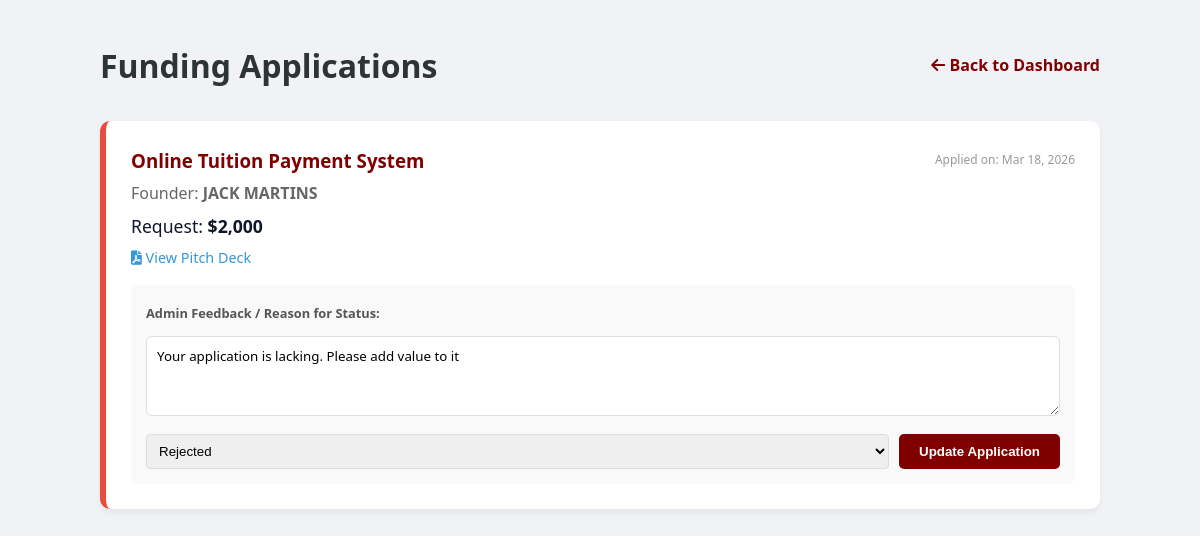
Page /admin_funding.php (signed in) on the committed database.
### tables this page shows
CREATE TABLE `funding_applications` (
  `id` int(11) NOT NULL,
  `innovation_id` int(11) NOT NULL,
  `amount_requested` decimal(10,2) NOT NULL,
  `equity_offered` int(11) DEFAULT 0,
  `pitch_deck_url` varchar(255) DEFAULT NULL,
  `use_of_funds` text DEFAULT NULL,
  `status` enum('Pending','Under Review','Approved','Rejected') DEFAULT 'Pending',
  `applied_at` timestamp NOT NULL DEFAULT current_timestamp(),
  `admin_feedback` text DEFAULT NULL
);

CREATE TABLE `innovations` (
  `id` int(11) NOT NULL,
  `user_id` int(11) NOT NULL,
  `title` varchar(200) NOT NULL,
  `short_description` varchar(255) DEFAULT NULL,
  `long_description` text DEFAULT NULL,
  `industry` varchar(100) DEFAULT NULL,
  `stage` enum('Ideation','MVP','Market Ready','Scaling') DEFAULT 'Ideation',
  `logo_url` varchar(255) DEFAULT 'default_logo.png',
  `is_featured` tinyint(1) DEFAULT 0,
  `status` enum('pending','approved','rejected') DEFAULT 'pending',
  `created_at` timestamp NOT NULL DEFAULT current_timestamp()
);

CREATE TABLE `users` (
  `id` int(11) NOT NULL,
  `full_name` varchar(100) NOT NULL,
  `email` varchar(150) NOT NULL,
  `password_hash` varchar(255) NOT NULL,
  `role` enum('admin','innovator','mentor') DEFAULT 'innovator',
  `created_at` timestamp NOT NULL DEFAULT current_timestamp()
);

### admin_funding.php (the view, shortened to what this page needs)
<?php
include 'db.php';
$apps = $conn->query("SELECT f.*, i.title, u.full_name FROM funding_applications f
                      JOIN innovations i ON f.innovation_id = i.id
                      JOIN users u ON i.user_id = u.id
                      ORDER BY f.applied_at DESC");
?>
<!DOCTYPE html>
<html lang="en">
<head>
    <link rel="stylesheet" href="css/style.css">
    <link rel="stylesheet" href="https://cdnjs.cloudflare.com/ajax/libs/font-awesome/6.0.0/css/all.min.css">
</head>
<body>
    <div class="container">
        <div class="header">
            <h1 style="color: #2d3436;">Funding Applications</h1>
            <a href="admin_dashboard.php" class="btn-back"><i class="fas fa-arrow-left"></i> Back to Dashboard</a>
        </div>
        <?php if ($apps->num_rows > 0): ?>
            <?php while($row = $apps->fetch_assoc()): ?>
                <div class="app-row status-<?php echo $row['status']; ?>">
                    <div class="row-top">
                        <div>
                            <h3 style="margin: 0; color: var(--maroon);"><?php echo $row['title']; ?></h3>
                            <p style="margin: 5px 0; color: #666;">Founder: <strong><?php echo $row['full_name']; ?></strong></p>
                            <p style="font-size: 1.1rem; margin: 5px 0;">Request: <strong>$<?php echo number_format($row['amount_requested']); ?></strong></p>
                            <a href="<?php echo $row['pitch_deck_url']; ?>" target="_blank" style="color: #3498db; text-decoration: none; font-size: 0.9rem;">
                                <i class="fas fa-file-pdf"></i> View Pitch Deck
                            </a>
                        </div>
                        <div style="text-align: right;">
                            <span style="font-size: 0.75rem; color: #999;">Applied on: <?php echo date('M d, Y', strtotime($row['applied_at'])); ?></span>
                        </div>
                    </div>
                    <form method="POST" style="background: #f9f9f9; padding: 15px; border-radius: 8px; width: 100%; margin-top: 15px;">
                        <label style="font-size: 0.8rem; font-weight: bold; color: #555;">Admin Feedback / Reason for Status:</label>
                        <textarea name="admin_feedback" class="feedback-input" placeholder="Enter notes for the innovator here..."><?php echo $row['admin_feedback']; ?></textarea>
                        <div style="display:flex; gap:10px; align-items: center;">
                            <select name="new_status" class="form-control" style="flex: 1; padding: 8px; border-radius: 4px; border: 1px solid #ddd;">
                                <option <?php if($row['status']=='Rejected') echo 'selected'; ?>>Rejected</option>
                            </select>
                            <button type="submit" name="update_status" class="btn-hero" style="padding: 10px 20px; border:none; cursor:pointer; font-weight: bold;">
                                Update Application
                            </button>
                        </div>
                    </form>
                </div>
            <?php endwhile; ?>
        <?php endif; ?>
    </div>
</body>
</html>

### css/style.css (style rules this page uses)
:root { --maroon: #800000; --maroon-dark: #660000; --blue-black: #1a1a2e; --white: #ffffff; --black: #000000; --light-bg: #f8fafc; --text-main: #0f172a; --text-muted: #475569; --border-color: #e2e8f0; }
* { margin: 0; padding: 0; box-sizing: border-box; }
body { font-family: 'Segoe UI', Tahoma, Geneva, Verdana, sans-serif; line-height: 1.6; color: var(--text-main); background-color: var(--white); }
.btn-hero { background: var(--maroon); color: var(--white) !important; padding: 15px 35px; text-decoration: none; border-radius: 5px; font-weight: bold; display: inline-block; transition: 0.3s; border: 2px solid var(--maroon); }

### admin_funding.php (style rules this page uses)
body { background:#f0f2f5; padding: 40px; font-family: 'Segoe UI', sans-serif; }
.container { max-width: 1000px; margin: 0 auto; }
.header { display: flex; justify-content: space-between; align-items: center; margin-bottom: 30px; }
.app-row { background: white; padding: 25px; margin-bottom: 20px; border-radius: 10px; display: flex; flex-direction: column; box-shadow: 0 4px 6px rgba(0,0,0,0.05); border-left: 6px solid #ccc; }
.row-top { display: flex; justify-content: space-between; align-items: flex-start; width: 100%; }
.status-Rejected { border-left-color: #e74c3c; }
.btn-back { color: var(--maroon); text-decoration: none; font-weight: bold; }
textarea.feedback-input { width: 100%; height: 80px; margin: 10px 0; padding: 10px; border-radius: 6px; border: 1px solid #ddd; font-family: inherit; resize: vertical; }

### rows in the picture
funding_applications: innovation.title "Online Tuition Payment System", users.full_name "JACK MARTINS", amount_requested "2,000", applied_at "Mar 18, 2026", admin_feedback "Your application is lacking. Please add value to it", new_status "Rejected"
